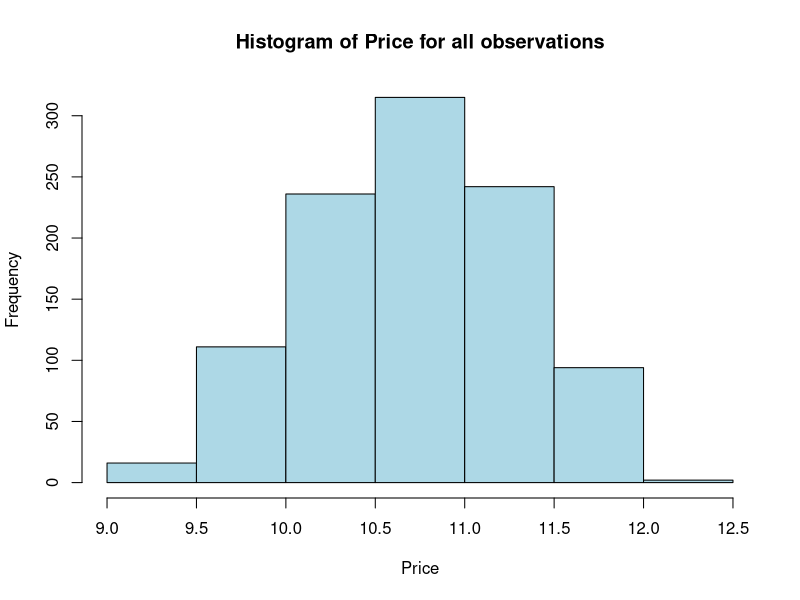
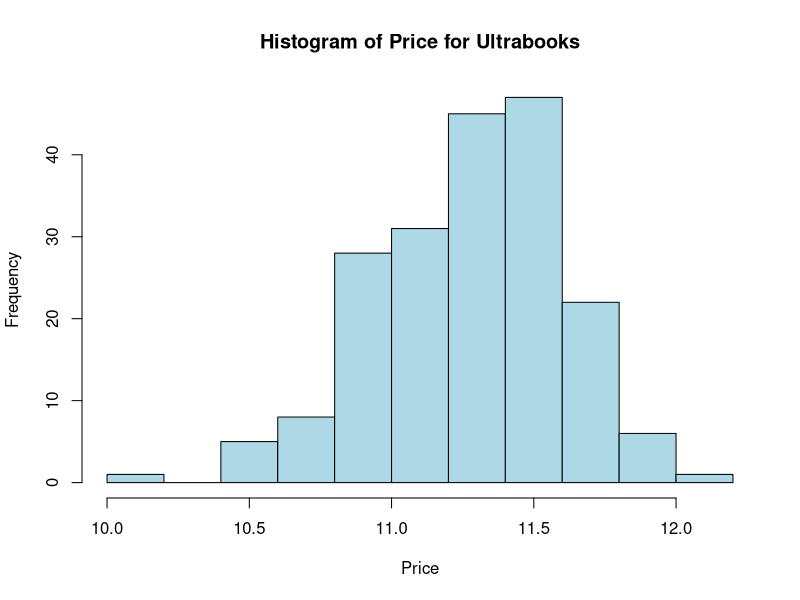
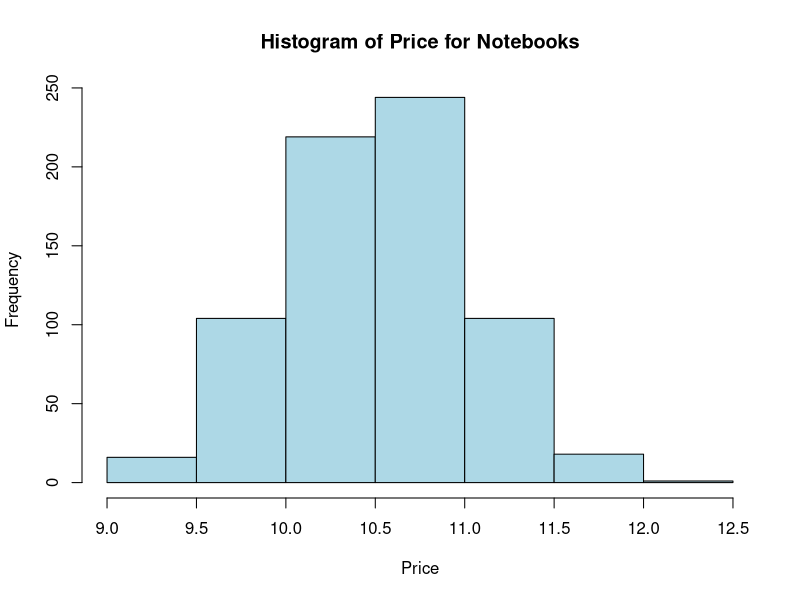
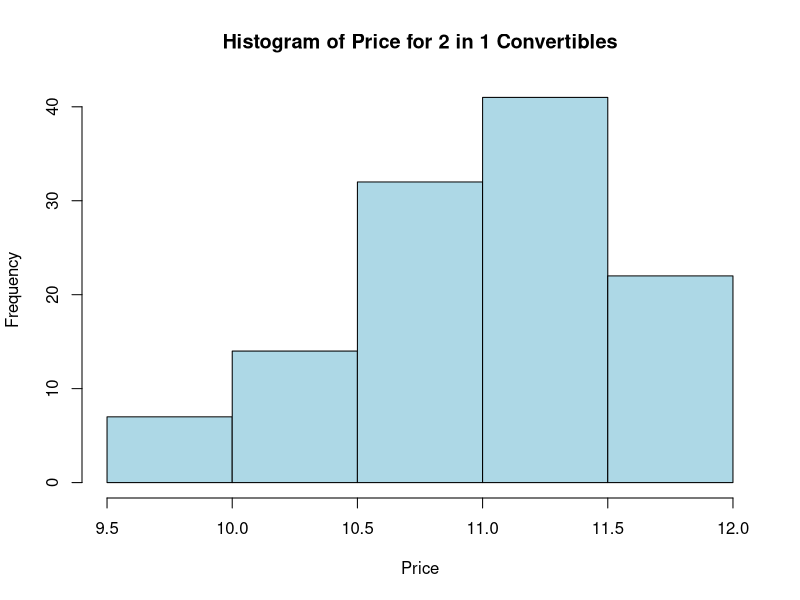
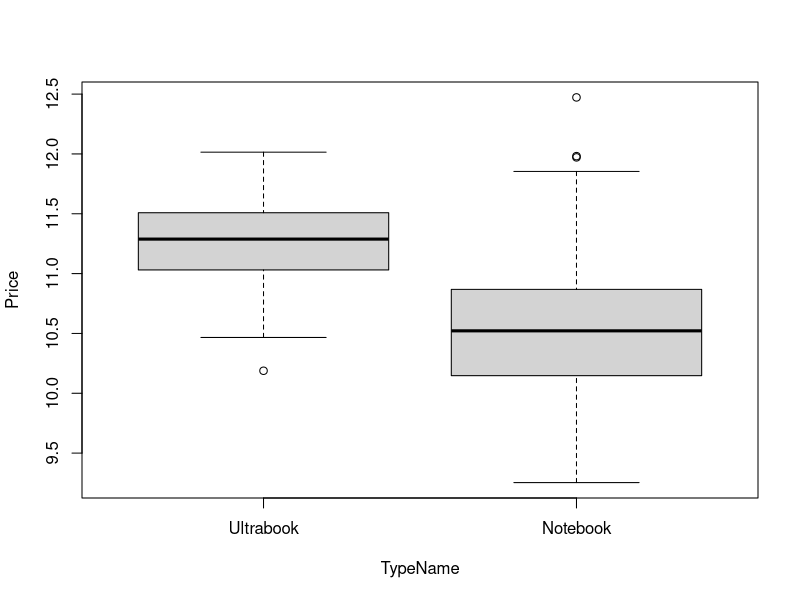
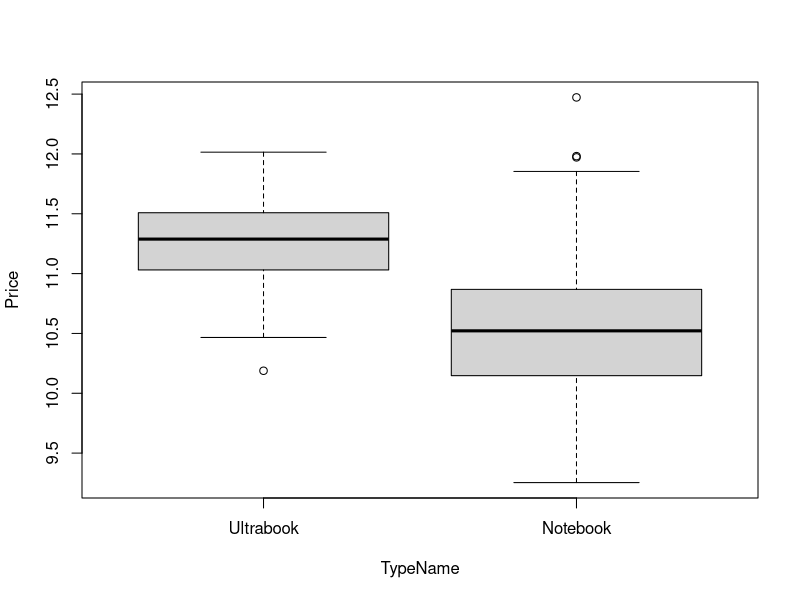

Recreate these plots in R, in order.
echo = TRUE 
# a) Import data set to R assigning the type of each variable correctly. (5p)
laptop_prices <- read.csv("laptop_data_cleaned.csv", header = TRUE, sep = ",")

# b) Create a dataset including only types of laptops: Ultrabook, Notebook and 2 in 1 Convertible. (5p)
laptop_prices_filtered <- laptop_prices[laptop_prices$TypeName %in% c("Ultrabook", "Notebook", "2 in 1 Convertible"), ]
print(head(laptop_prices_filtered)) 

#print(head(laptop_prices_filtered))
# c) Summarize the variables Weight, Price and the categorical variables in the new created data set. (10p)

print("Summary of the variables in the new created data set:")
# 1. Identify Columns to Convert
columns_to_convert <- c("Company", "TypeName", "TouchScreen", "Ips", "Cpu_brand", "Gpu_brand", "Os", "HDD", "SSD", "Ram", "Ppi")

for (column_name in columns_to_convert) {
  laptop_prices_filtered[, column_name] <- factor(laptop_prices_filtered[, column_name])
}
print(summary(laptop_prices_filtered))

# d) Cross classify the variables type of computer and the touch screen indicator in a table. Compute and interpret the conditional probability tables. (15p)
# Replace 1 with "Touch Screen" and 0 with "No Touch Screen" 
laptop_prices_filtered$TouchScreen <- factor(laptop_prices_filtered$TouchScreen,
                                             levels = c(0, 1),
                                             labels = c("Not Touch Screen", "Touch Screen"))

# Cross-classification table
print("Probability table for TypeName and TouchScreen:")
print(table(laptop_prices_filtered$TypeName, laptop_prices_filtered$TouchScreen))

# Conditional probability tables
print(prop.table(table(laptop_prices_filtered$TypeName, laptop_prices_filtered$TouchScreen), 1)) 
print(prop.table(table(laptop_prices_filtered$TypeName, laptop_prices_filtered$TouchScreen), 2)) 


# e) Is there an association between the type of computer and the touch screen characteristic of a computer. Analyze it by using proper statistical method. (10p)
print("Chi-square test for TypeName and TouchScreen:")
print(chisq.test(table(laptop_prices_filtered$TypeName, laptop_prices_filtered$TouchScreen)))

# f) Check the distribution of Price first for all observations then for subgroups of type of laptop in the data set created in section (b).
#     Does it follow a normal distribution? (15p)
#Histogram for all observations
print("Shapiro-Wilk test for Price for all observations:")
hist(laptop_prices_filtered$Price, main = "Histogram of Price for all observations", xlab = "Price", ylab = "Frequency", col = "lightblue")
print(shapiro.test(laptop_prices_filtered$Price))

print("Shapiro-Wilk test for Price for subgroups of type of laptop:")
#Histogram for subgroups of type of laptop
hist(laptop_prices_filtered$Price[laptop_prices_filtered$TypeName == "Ultrabook"], main = "Histogram of Price for Ultrabooks", xlab = "Price", ylab = "Frequency", col = "lightblue")
print(shapiro.test(laptop_prices_filtered$Price[laptop_prices_filtered$TypeName == "Ultrabook"]))

hist(laptop_prices_filtered$Price[laptop_prices_filtered$TypeName == "Notebook"], main = "Histogram of Price for Notebooks", xlab = "Price", ylab = "Frequency", col = "lightblue")
print(shapiro.test(laptop_prices_filtered$Price[laptop_prices_filtered$TypeName == "Notebook"]))

hist(laptop_prices_filtered$Price[laptop_prices_filtered$TypeName == "2 in 1 Convertible"], main = "Histogram of Price for 2 in 1 Convertibles", xlab = "Price", ylab = "Frequency", col = "lightblue")
print(shapiro.test(laptop_prices_filtered$Price[laptop_prices_filtered$TypeName == "2 in 1 Convertible"]))

# g) Create a data frame just by including Ultrabooks and Notebooks. (5p)
laptop_prices_filtered_2 <- laptop_prices_filtered[laptop_prices_filtered$TypeName %in% c("Ultrabook", "Notebook"), ]
laptop_prices_filtered_2$TypeName <- factor(laptop_prices_filtered_2$TypeName,
                                            levels = c("Ultrabook", "Notebook")) # Specify only desired levels

# Now create the boxplot
boxplot(Price ~ TypeName, data = laptop_prices_filtered_2)


# h) Make a boxplot to show the distribution of Price across two categories of Type: Ultrabook vs. Notebook. Interpret it. (10p)
boxplot(Price ~ TypeName, data = laptop_prices_filtered_2)

# i) Compare the average price of Ultrabooks and Notebooks by using the appropriate method. Do not forget to test the assumptions. (25p)

print("T-test for Price between Ultrabooks and Notebooks:")
print(t.test(Price ~ TypeName, data = laptop_prices_filtered_2))
